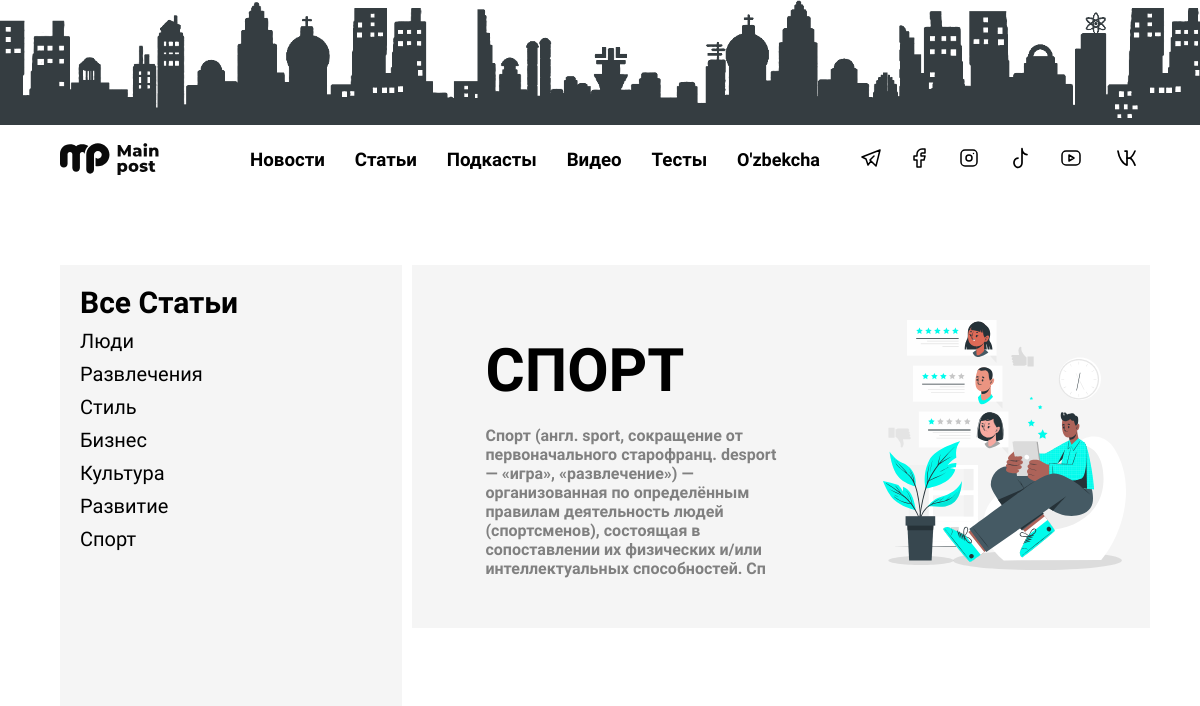
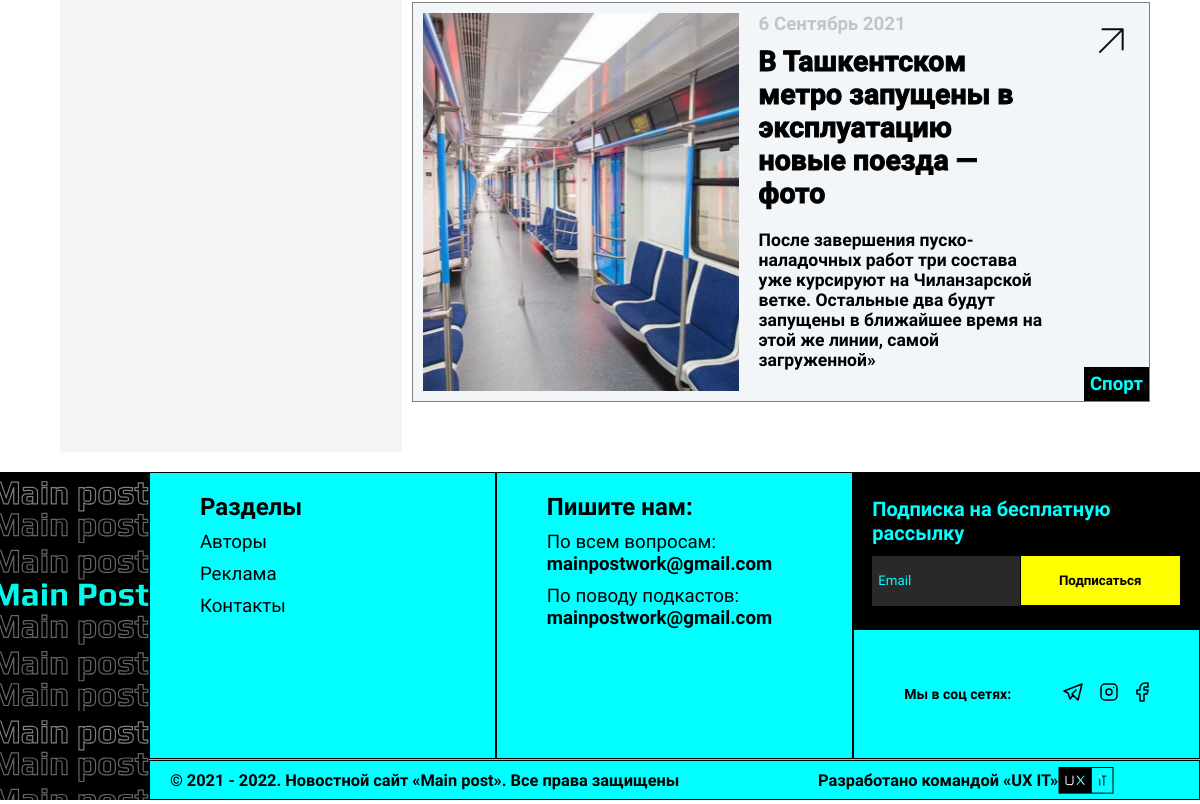
/ru/category/sport/, run on an earlier commit of the app's database (2 pictures, top to bottom).
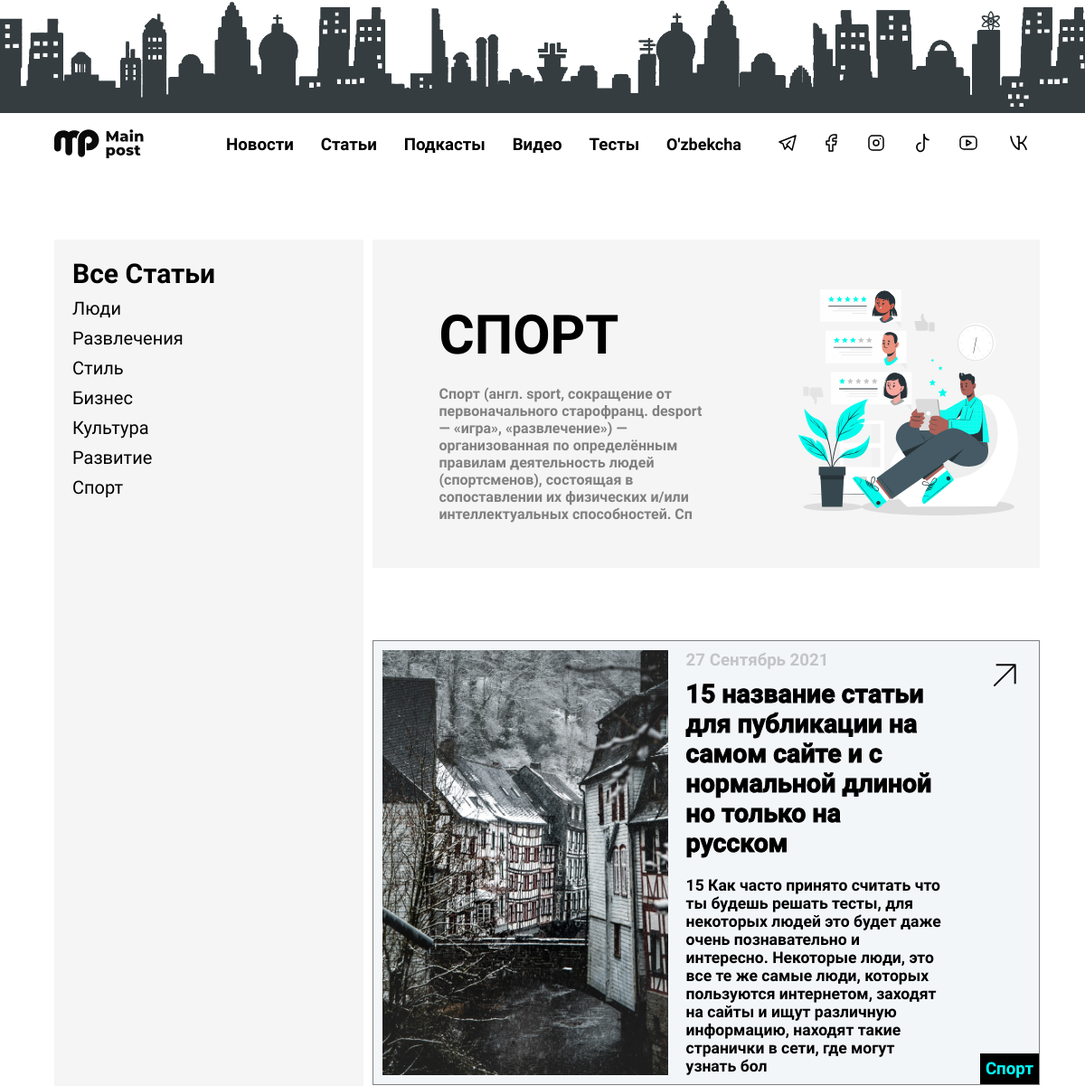
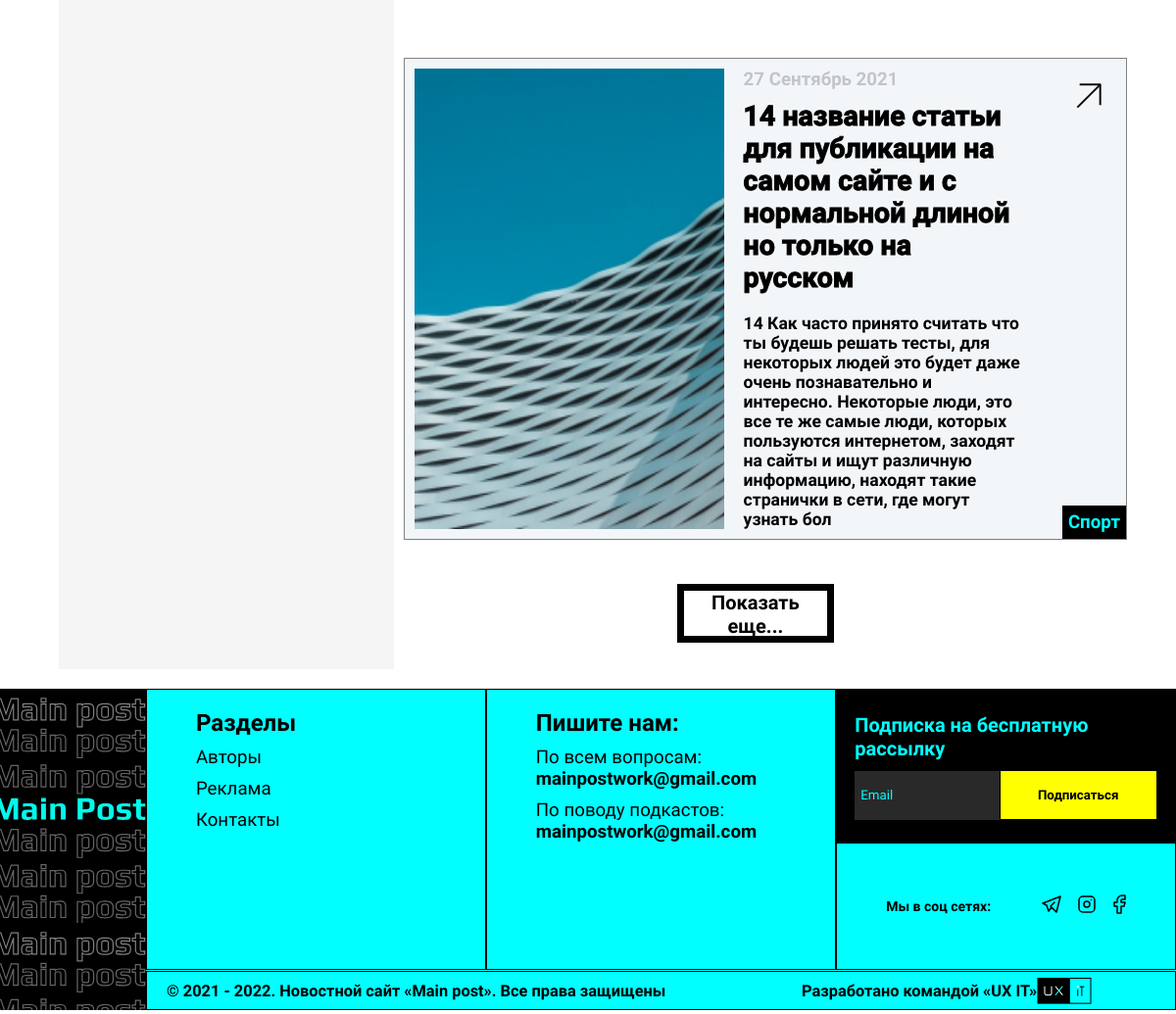
And on a later commit of the database (2 pictures, top to bottom).
### main/models.py (models this page shows, shortened)
class Categories(models.Model):
    name = models.CharField("Название категории", max_length=120)
    description = models.TextField("Описание", max_length=250)
    url = models.SlugField(max_length=120, unique=True)
    def __str__(self):
        return self.name
    class Meta:
        verbose_name = "Категория"
        verbose_name_plural = "Категории"

class Articles(models.Model):
    short_title = models.CharField("Короткое название", max_length=120)
    video = models.CharField("Ссылка YouTube", max_length=500, blank=True)
    title = models.CharField("Название статьи", max_length=250)
    title1 = models.CharField("Короткое название 1", max_length=120)
    title2 = models.CharField("Короткое название 2", max_length=120)
    image = models.ImageField("Картинка", upload_to="article/%Y/%m/%d/")
    slug = models.SlugField("Slug", max_length=120, unique=True)
    categories = models.ForeignKey("Categories",
                                   verbose_name="Категории",
                                   on_delete=models.CASCADE,
                                   related_name="category")
    short_description = models.TextField("Короткое описание", max_length=300)
    description = models.TextField("Описание статьи", )
    date_created = models.DateTimeField("Дата создания", default=timezone.now)   # auto_now_add=True
    date_updated = models.DateTimeField("Дата обновления", auto_now=True)        # auto_now=True
    views = models.PositiveIntegerField("Просмотры", default=0)
    author = models.ForeignKey("Author", verbose_name="Автор", related_name="author", on_delete=models.PROTECT)
    class Meta:
        verbose_name = "Статья"
        verbose_name_plural = "Статьи"
        ordering = ["-id"]

### main/views.py (the view)
# urls.py: path("category/<slug:slug>/", views.category_view, name="category_view"),
def category_view(request, slug):
    page = request.GET.get('page', 1)
    category = get_object_or_404(Categories, url=slug)
    categories_list = Categories.objects.all()
    articles = Articles.objects.filter(categories_id=category.id)[:2]
    paginator = Paginator(articles, 3)
    try:
        page_obj = paginator.page(page)
    except PageNotAnInteger:
        page_obj = paginator.page(1)
    except EmptyPage:
        page_obj = paginator.page(paginator.num_pages)
    return render(request, "main/category.html", {"category": category,
                                                  "categories": categories_list,
                                                  "articles": articles,
                                                  "page_obj": page_obj,
                                                  })

### main/templates/main/category.html (shortened to what this page needs)
{% load static i18n %}
<!DOCTYPE html>
<html lang="en">
<head>
    <link rel="stylesheet" href="{% static 'css/category.css' %}">
    <link rel="stylesheet" href="{% static 'css/header.css' %}">
    <link rel="stylesheet" href="{% static 'css/footer.css' %}">
    <link rel="stylesheet" href="{% static 'css/paginator.css' %}">
    <link rel="stylesheet" href="{% static 'css/button_more.css' %}">
</head>
<body>
    <div class="adv" style="margin-top: 0">
        <img src="{% static 'img/reklama.png' %}" alt="da">
    </div>
     {% include 'include/header_for_categories.html' %}
    <div class="wrapper">
        <div class="container">
            <div class="left__sidebar">
                <div class="left__sidebar__text">
                    <div class="left_sidebar__title">
                        <a href="{% url 'categories' %}"><h2>Все Статьи</h2></a>
                    </div>
                    {% for category in categories %}
                        <div class="left_sidebar__link"><a href="{% url 'category_view' category.url %}">{{ category.name }}</a></div>
                    {% endfor %}
                </div>
            </div>
            <div class="right__sidebar">
                <div class="right_sidebar__image">
                    <div class="right_sidebar__text">
                        <div class="right_sidebar__title">
                         <a href="#"><h2>{{ category.name|upper }}</h2></a>
                        </div>
                        <div class="right_sidebar__subtitle">
                            <h4>{{ category.description }}</h4>
                        </div>
                    </div>
                    <div class="right_imgg">
                        <img src="{% static 'img/cuate.svg' %}" alt="da" height="250px">
                    </div>
                </div>
                <div class="redact_wrap">
                    <div class="redact_container">
                        <div class="redact__content all-articles">
                            {% for article in articles %}
                                {% if forloop.last %}
                                    <div class="redact_item article last-article"
                                         data-article-date="{{ article.date_created|date:"Y-m-d H:i:s" }}"
                                         category-id="{{ article.categories_id }}">
                                    {% else %}
                                    <div class="redact_item article">
                                {% endif %}
                                <div class="redact_left">
                                    <div class="redact_left__logo"
                                         style="background-image: url({{ article.image.url }});">
                                    </div>
                                    <div class="redact_left__text">
                                        <div class="redact_date">
                                            <h3>{{ article.date_created|date:"j F Y" }}</h3>
                                        </div>
                                        <div class="redact_title">
                                            <a href="{% url 'article_detail' article.slug %}">
                                                <h2>{{ article.title }}</h2></a>
                                        </div>
                                        <div class="redact_subtitle">
                                            <h3>{{ article.short_description }}</h3>
                                        </div>
                                    </div>
                                </div>
                                <div class="redact_right">
                                    <div class="redact_right__logo">
                                        <a href="#"><img src="{% static 'img/ic_arrow-up-right12.svg' %}"
                                                         alt="arrow"></a>
                                    </div>
                                    <div class="redact_ending">
                                        <a href="#"><h3>{{ article.categories }}</h3></a>
                                    </div>
                                </div>
                            </div>
                        {% endfor %}
                        </div>
                    </div>
                    {% if articles.count >= 2 %}
                        <div class="see-more-container">
                            <button type="button" class="see-more noselect" id="see-more-category">Показать еще...
                            </button>
                        </div>
                    {% endif %}
                </div>
            </div>
        </div>
    </div>
    {% include 'include/footer.html' %}
</body>
</html>

### templates/include/header_for_categories.html (shortened to what this page needs)
{% load static i18n %}
<header class="header">
    <div class="header_container">
        <div class="header_logo">
            <div class="header_logo__img">
                <a href="{% url 'main' %}">
                    <img src="{% static 'img/Group172.svg' %}" alt="logo">
                </a>
            </div>
        </div>
        <nav class="header_nav__menu">
            <div class="nav_menu__link">
                <a href="{% url 'news' %}">
                    <h3>{% trans 'Новости' %}</h3>
                </a>
            </div>
            <div class="nav_menu__link">
                <a href="{% url 'categories' %}">
                    <h3>{% trans 'Статьи' %}</h3>
                </a>
            </div>
            <div class="nav_menu__link">
                <a href="{% url 'podcasts' %}">
                    <h3>{% trans 'Подкасты' %}</h3>
                </a>
            </div>
            <div class="nav_menu__link">
                <a href="#vid">
                    <h3>{% trans 'Видео' %}</h3>
                </a>
            </div>
            <div class="nav_menu__link">
                <a href="{% url 'tests' %}">
                    <h3>{% trans 'Тесты' %}</h3>
                </a>
            </div>
            <div class=" nav_menu__link uzb">
                <h3>
                    {% get_current_language as LANGUAGE_CODE %}
                    {% get_available_languages as LANGUAGES %}
                    {% get_language_info_list for LANGUAGES as languages %}
                    {% for language in languages %}
                        {% if language.code != LANGUAGE_CODE %}
                            <form action="{% url 'set_language' %}" method="post">
                                <button style="
                                            background: transparent;
                                            border: none;
                                            font-size: large;
                                            position: center;"
                                        type="submit">
                                    {% if language.code == "uz" %}
                                        <p style="font-family: Comic Neue; font-weight: bold">
                                            O'zbekcha
                                        </p>
                                    {% elif language.code == "ru" %}
                                        <p style="font-family: Comic Neue; font-weight: bold">
                                            Русский
                                        </p>
                                    {% endif %}
                                </button>
                            </form>
                        {% endif %}
                    {% endfor %}
                </h3>
            </div>
        </nav>
        <div class="header_right__menu">
            <div class="header_link">
                <img src="{% static 'img/Vector.svg' %}" alt="telegram">
            </div>
            <div class="header_link">
                <img src="{% static 'img/facebook.svg' %}" alt="facebook">
            </div>
            <div class="header_link">
                <img src="{% static 'img/ic_instagram.svg' %}" alt="inst">
            </div>
            <div class="header_link">
                <img src="{% static 'img/tiktik.svg' %}" alt="tiktok">
            </div>
            <div class="header_link">
                <img src="{% static 'img/ic_youtube.svg' %}" alt="youtube">
            </div>
            <div class="header_link">
                <img src="{% static 'img/ic_vkontakte.svg' %}" alt="vk">
            </div>
        </div>
    </div>
</header>

### templates/include/footer.html
{% load static i18n %}
<footer>
    <div class="footer_container">
        <div class="left_side"></div>
        <div class="right_side">
            <div class="top_cont">
                <div class="item">
                    <div class="footer_right_elem_content">
                        <a href="#">
                            <h2>Разделы</h2>
                        </a>
                        <a href="#">
                            <h3>Авторы</h3>
                        </a>
                        <a href="#">
                            <h3>Реклама</h3>
                        </a>
                        <a href="#">
                            <h3>Контакты</h3>
                        </a>
                    </div>
                </div>
                <div class="item2">
                    <div class="footer_right_elem_content">
                        <h2><strong>Пишите нам:</strong></h2>
                        <h3>
                            По всем вопросам: <a href="mailto:mainpostwork@gmail.com"><strong>mainpostwork@gmail.com</strong></a>
                        </h3>
                        <h3>
                            По поводу подкастов: <a href="mailto:mainpostwork@gmail.com"><strong>mainpostwork@gmail.com</strong></a>
                        </h3>
                    </div>
                </div>
                <div class="item3">
                    <div class="footer_third_item">
                        <div class="footer_third_form_content">
                            <h2 class="h2_right_foot">Подписка на бесплатную рассылку</h2>
                            <form action="#" class="registration__form">
                                <input maxlength="50" type="text" placeholder="Email"/>
                                <button class="subscribe">
                                        <h4>Подписаться</h4>
                                </button>
                            </form>
                        </div>
                    </div>
                    <div class="footer_down">
                        <div class="footer_third_title">
                            <h3>Мы в соц сетях:</h3>
                        </div>
                        <div class="footer_third__links">
                            <a href="#"
                            ><img
                                    class="footer__link"
                                    src="{% static 'img/Vector.svg' %}"
                                    alt="teleg"
                            /></a>
                            <a href="#"
                            ><img
                                    class="footer__link"
                                    src="{% static 'img/ic_instagram.svg' %}"
                                    alt="inst"
                            /></a>
                            <a href="#"
                            ><img
                                    class="footer__link"
                                    src="{% static 'img/facebook.svg' %}"
                                    alt="face"
                            /></a>
                        </div>
                    </div>
                </div>
            </div>
            <div class="bottom_cont">
                <div class="footer_bottom__content">
                    <h3 class="logo_foot">
                        © 2021 - 2022. Новостной сайт «Main post». Все права защищены
                    </h3>
                    <h3 class="logo_foot">
                        Разработано командой «UX IT»
                        <img src="{% static 'img/Group 28.png' %}" alt=""/>
                    </h3>
                </div>
            </div>
        </div>
    </div>
</footer>
</body>
</html>

What changed in the data, as far as the page shows it:
no longer on this page (row unchanged): Articles: image (picture), date_created "6 Сентябрь 2021", title "В Ташкентском метро запущены в эксплуатацию новые поезда — фото", short_description "После завершения пуско-наладочных работ три состава уже курсируют на Чиланзарской ветке. Остальные два будут запущены в ближайшее время на этой же линии, самой загруженной»", categories "Спорт"
now on this page (row edited): Articles: image (picture), date_created "27 Сентябрь 2021", title "15 название статьи для публикации на самом сайте и с нормальной длиной но только на русском", short_description "15 Как часто принято считать что ты будешь решать тесты, для некоторых людей это будет даже очень познавательно и интересно. Некоторые люди, это все те же самые люди, которых пользуются интернетом, заходят на сайты и ищут различную информацию, находят такие странички в сети, где могут узнать бол", categories "Спорт"
now on this page (row edited): Articles: image (picture), date_created "27 Сентябрь 2021", title "14 название статьи для публикации на самом сайте и с нормальной длиной но только на русском", short_description "14 Как часто принято считать что ты будешь решать тесты, для некоторых людей это будет даже очень познавательно и интересно. Некоторые люди, это все те же самые люди, которых пользуются интернетом, заходят на сайты и ищут различную информацию, находят такие странички в сети, где могут узнать бол", categories "Спорт"
Also different on the page:
text now shown: "Показать еще..."
